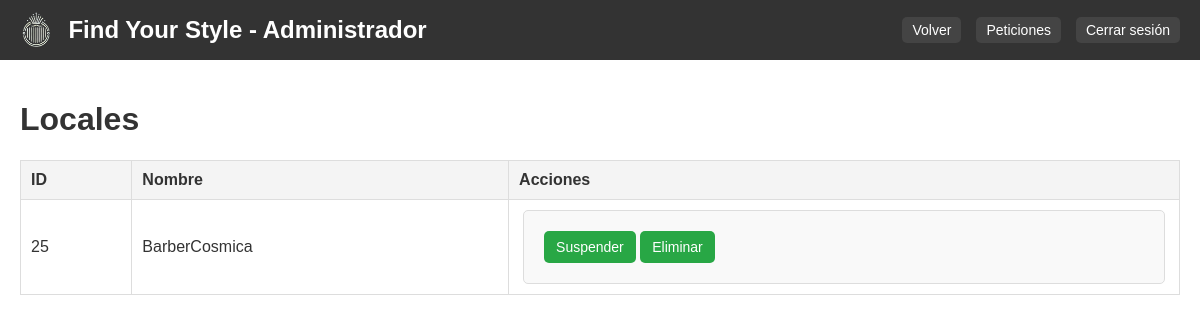
/admin_locales.php (signed in), run on an earlier commit of the app's database.
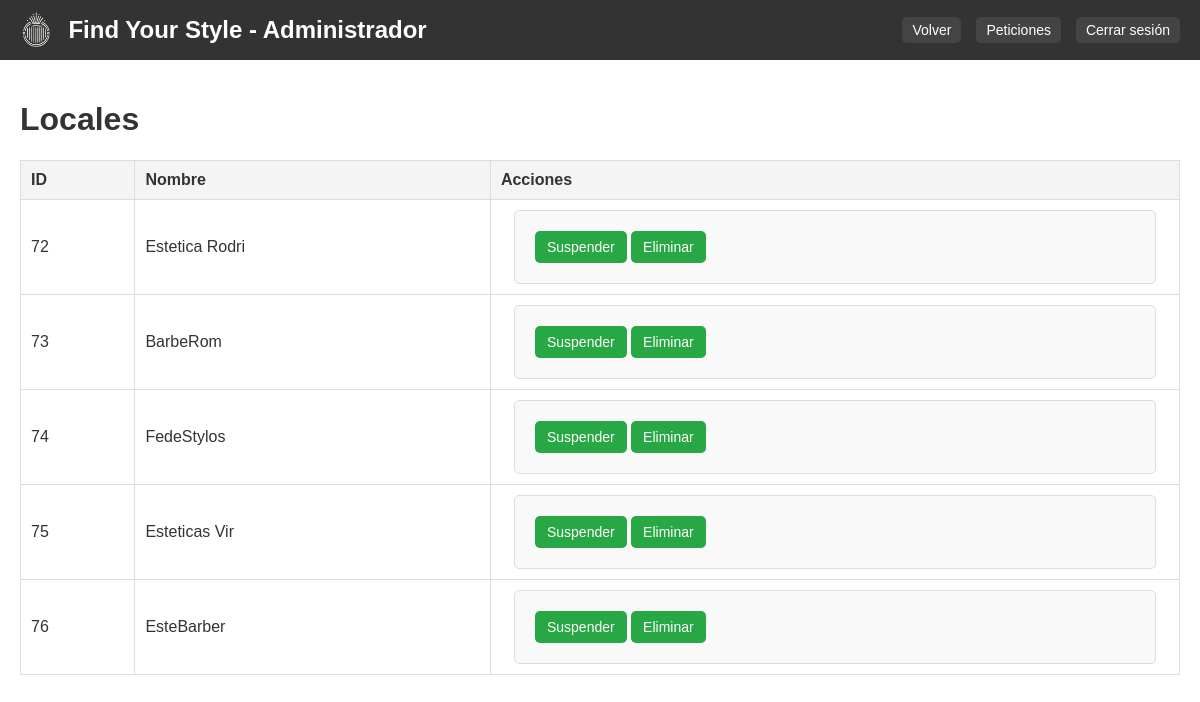
And on a later commit of the database.
### tables this page shows
CREATE TABLE `locals` (
  `id` bigint(20) NOT NULL,
  `name` text NOT NULL,
  `location` text NOT NULL,
  `owner_id` bigint(20) NOT NULL,
  `main_photo` text DEFAULT NULL,
  `opening_time` time NOT NULL,
  `closing_time` time NOT NULL
);

### public/admin_locales.php (the view, shortened to what this page needs)
<?php
require_once '../includes/dbcon.php';
$query = "SELECT * FROM locals";
$stmt = $conn->prepare($query);
$stmt->execute();
$locals = $stmt->fetchAll();
?>
<!DOCTYPE html>
<html lang="es">
<head>
    <link rel="stylesheet" href="../assets/css/admin_dashboard.css">
</head>
<body>
    <header>
    <div class="logo-container">
            <img src="../assets/img/logo.png" alt="Logo" class="logo">
            <span class="page-name">Find Your Style - Administrador</span>
        </div>
        <nav>
            <ul>
                <li><a href="admin_dashboard.php">Volver</a></li>
                <li><a href="admin_peticiones.php">Peticiones</a></li>
                <li><a href="logout.php">Cerrar sesión</a></li>
            </ul>
        </nav>
    </header>
    <main>
        <h1>Locales</h1>
        <table>
            <thead>
                <tr>
                    <th>ID</th>
                    <th>Nombre</th>
                    <th>Acciones</th>
                </tr>
            </thead>
            <tbody>
                <?php foreach ($locals as $local): ?>
                <tr>
                    <td><?php echo $local['id']; ?></td>
                    <td><?php echo $local['name']; ?></td>
                    <td>
                        <form method="POST">
                            <button type="submit" name="suspend">Suspender</button>
                            <button type="submit" name="delete">Eliminar</button>
                        </form>
                    </td>
                </tr>
                <?php endforeach; ?>
            </tbody>
        </table>
    </main>
</body>
</html>

What changed in the data, as far as the page shows it:
removed locals: id "25", name "BarberCosmica"
added locals: id "72", name "Estetica Rodri"
added locals: id "73", name "BarbeRom"
added locals: id "74", name "FedeStylos"
added locals: id "75", name "Esteticas Vir"
added locals: id "76", name "EsteBarber"
